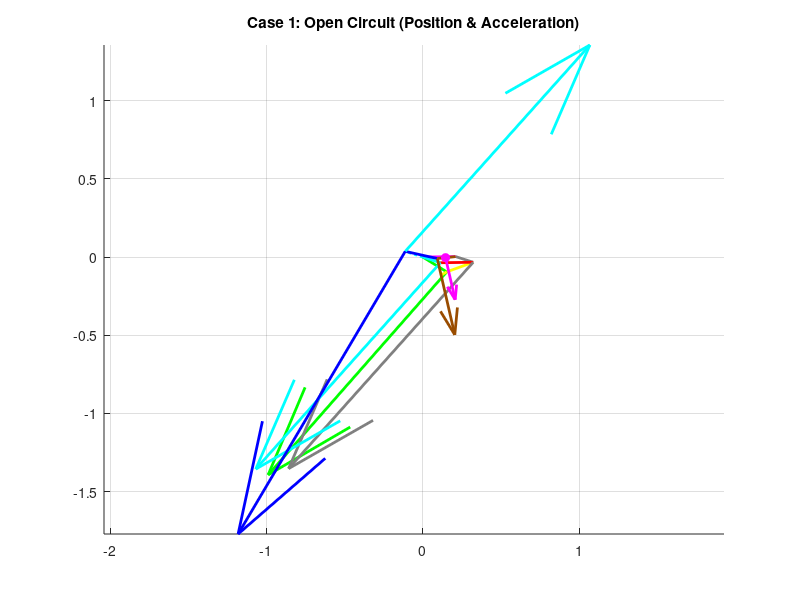
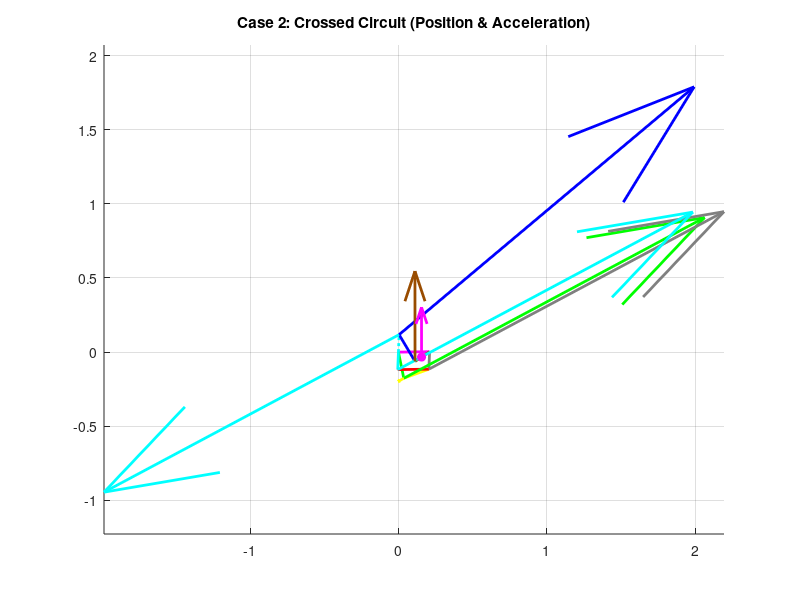

Source code (MATLAB) for these figures, in order:
clear all
close all
clc

% ==========================================
% SECTION 1: PARAMETERS & INPUT
% ==========================================
L1 = 0.210; % Ground (Pink)
L2_Loop1 = 0.180; % Green
L3_Loop1 = 0.180; % Yellow
L4_Shared = 0.118; % Grey

L2_Loop2 = 0.118; % Cyan
L3_Loop2 = 0.210; % Red

L2_Loop3 = 0.118; % Cyan (Extended)
L3_Loop3 = 0.210; % Blue
L4_Loop3 = 0.118; % Brown

d = L1;
offset_deg = 0.81;
offset = deg2rad(offset_deg);

q3d_global = 19.94; 
q3 = deg2rad(q3d_global) - offset;

w_Yellow = -2.2;      % Input Angular Velocity
alpha_Yellow = -0.8;  % Input Angular Acceleration

% ==========================================
% SECTION 2: POSITION ANALYSIS
% ==========================================

% --- LOOP 1 ---
a = L2_Loop1; b = L3_Loop1; c = L4_Shared;
K1=d/b; K2=d/c; K3=(b^2-a^2+c^2+d^2)/(2*b*c); K4=d/a; K5=(c^2-d^2-b^2-a^2)/(2*b*a);
A=cos(q3)-K1-K2*cos(q3)+K3; B=-2*sin(q3); C=K1-(K2+1)*cos(q3)+K3;
D=cos(q3)-K1+K4*cos(q3)+K5; E=-2*sin(q3); F=K1+(K4-1)*cos(q3)+K5;

q4_L1_open = 2*atan((-B - sqrt(B^2 - 4*A*C))/(2*A));
q2_L1_open = 2*atan((-E - sqrt(E^2 - 4*D*F))/(2*D));
q4_L1_cross = 2*atan((-B + sqrt(B^2 - 4*A*C))/(2*A));
q2_L1_cross = 2*atan((-E + sqrt(E^2 - 4*D*F))/(2*D));

% --- LOOP 2 ---
a = L2_Loop2; b = L3_Loop2; c = L4_Shared;
K1_L2=d/c; K2_L2=d/a; K3_L2=(c^2-b^2+a^2+d^2)/(2*c*a); K4_L2=d/b; K5_L2=(a^2-d^2-c^2-b^2)/(2*c*b);

% Case 1 (Open)
q_in_1 = q4_L1_open;
A2_1=cos(q_in_1)-K1_L2-K2_L2*cos(q_in_1)+K3_L2; B2_1=-2*sin(q_in_1); C2_1=K1_L2-(K2_L2+1)*cos(q_in_1)+K3_L2;
D2_1=cos(q_in_1)-K1_L2+K4_L2*cos(q_in_1)+K5_L2; E2_1=-2*sin(q_in_1); F2_1=K1_L2+(K4_L2-1)*cos(q_in_1)+K5_L2;
q2_Cyan_1 = 2*atan((-B2_1 + sqrt(B2_1^2 - 4*A2_1*C2_1))/(2*A2_1)); 
q3_Red_1 = 2*atan((-E2_1 + sqrt(E2_1^2 - 4*D2_1*F2_1))/(2*D2_1));

% Case 2 (Crossed)
q_in_2 = q4_L1_cross;
A2_2=cos(q_in_2)-K1_L2-K2_L2*cos(q_in_2)+K3_L2; B2_2=-2*sin(q_in_2); C2_2=K1_L2-(K2_L2+1)*cos(q_in_2)+K3_L2;
D2_2=cos(q_in_2)-K1_L2+K4_L2*cos(q_in_2)+K5_L2; E2_2=-2*sin(q_in_2); F2_2=K1_L2+(K4_L2-1)*cos(q_in_2)+K5_L2;
q2_Cyan_2 = 2*atan((-B2_2 + sqrt(B2_2^2 - 4*A2_2*C2_2))/(2*A2_2)); 
q3_Red_2 = 2*atan((-E2_2 + sqrt(E2_2^2 - 4*D2_2*F2_2))/(2*D2_2));

% --- LOOP 3 ---
a = L2_Loop3; b = L3_Loop3; c = L4_Loop3;
K1_L3=d/a; K2_L3=d/c; K3_L3=(a^2-b^2+c^2+d^2)/(2*a*c); K4_L3=d/b; K5_L3=(c^2-d^2-a^2-b^2)/(2*a*b);

% Case 1 (Open)
q_in_3_1 = q2_Cyan_1 + pi;
A3_1=cos(q_in_3_1)-K1_L3-K2_L3*cos(q_in_3_1)+K3_L3; B3_1=-2*sin(q_in_3_1); C3_1=K1_L3-(K2_L3+1)*cos(q_in_3_1)+K3_L3;
D3_1=cos(q_in_3_1)-K1_L3+K4_L3*cos(q_in_3_1)+K5_L3; E3_1=-2*sin(q_in_3_1); F3_1=K1_L3+(K4_L3-1)*cos(q_in_3_1)+K5_L3;
q4_Brown_1 = 2*atan((-B3_1 + sqrt(B3_1^2 - 4*A3_1*C3_1))/(2*A3_1));
q3_Blue_1 = 2*atan((-E3_1 + sqrt(E3_1^2 - 4*D3_1*F3_1))/(2*D3_1));

% Case 2 (Crossed)
q_in_3_2 = q2_Cyan_2 + pi;
A3_2=cos(q_in_3_2)-K1_L3-K2_L3*cos(q_in_3_2)+K3_L3; B3_2=-2*sin(q_in_3_2); C3_2=K1_L3-(K2_L3+1)*cos(q_in_3_2)+K3_L3;
D3_2=cos(q_in_3_2)-K1_L3+K4_L3*cos(q_in_3_2)+K5_L3; E3_2=-2*sin(q_in_3_2); F3_2=K1_L3+(K4_L3-1)*cos(q_in_3_2)+K5_L3;
q4_Brown_2 = 2*atan((-B3_2 + sqrt(B3_2^2 - 4*A3_2*C3_2))/(2*A3_2));
q3_Blue_2 = 2*atan((-E3_2 + sqrt(E3_2^2 - 4*D3_2*F3_2))/(2*D3_2));

% --- DISPLAY ANGLES ---
disp('======================================');
disp('       POSITION RESULTS (Degrees)');
disp('======================================');
disp('--- CASE 1 (OPEN) ---');
disp(['  Green:  ', num2str(rad2deg(q2_L1_open)+offset_deg)]);
disp(['  Yellow: ', num2str(q3d_global)]);
disp(['  Grey:   ', num2str(rad2deg(q4_L1_open)+offset_deg)]);
disp(' ');

% ==========================================
% SECTION 3: VELOCITY ANALYSIS
% ==========================================

% --- Loop 1 ---
a=L2_Loop1; b=L3_Loop1; c=L4_Shared;
% Case 1
w_Grey_1 = (b * w_Yellow * sin(q3 - q2_L1_open)) / (c * sin(q4_L1_open - q2_L1_open));
w_Green_1 = (b * w_Yellow * sin(q4_L1_open - q3)) / (a * sin(q4_L1_open - q2_L1_open));
% Case 2
w_Grey_2 = (b * w_Yellow * sin(q3 - q2_L1_cross)) / (c * sin(q4_L1_cross - q2_L1_cross));
w_Green_2 = (b * w_Yellow * sin(q4_L1_cross - q3)) / (a * sin(q4_L1_cross - q2_L1_cross));

% --- Loop 2 ---
a=L2_Loop2; b=L3_Loop2; c=L4_Shared;
% Case 1
w_Cyan_1 = (c * w_Grey_1 * sin(q4_L1_open - q3_Red_1)) / (a * sin(q2_Cyan_1 - q3_Red_1));
w_Red_1 = (c * w_Grey_1 * sin(q4_L1_open - q2_Cyan_1)) / (b * sin(q3_Red_1 - q2_Cyan_1));
% Case 2
w_Cyan_2 = (c * w_Grey_2 * sin(q4_L1_cross - q3_Red_2)) / (a * sin(q2_Cyan_2 - q3_Red_2));
w_Red_2 = (c * w_Grey_2 * sin(q4_L1_cross - q2_Cyan_2)) / (b * sin(q3_Red_2 - q2_Cyan_2));

% --- Loop 3 ---
a=L2_Loop3; b=L3_Loop3; c=L4_Loop3;
% Case 1
w_Brown_1 = (a * w_Cyan_1 * sin(q_in_3_1 - q3_Blue_1)) / (c * sin(q4_Brown_1 - q3_Blue_1));
w_Blue_1 = (a * w_Cyan_1 * sin(q4_Brown_1 - q_in_3_1)) / (b * sin(q4_Brown_1 - q3_Blue_1));
% Case 2
w_Brown_2 = (a * w_Cyan_2 * sin(q_in_3_2 - q3_Blue_2)) / (c * sin(q4_Brown_2 - q3_Blue_2));
w_Blue_2 = (a * w_Cyan_2 * sin(q4_Brown_2 - q_in_3_2)) / (b * sin(q4_Brown_2 - q3_Blue_2));

disp('======================================');
disp('       VELOCITY RESULTS (rad/s)');
disp('======================================');
disp('--- CASE 1 (OPEN) ---');
disp(['  w_Green: ', num2str(w_Green_1)]);
disp(['  w_Yellow (Input): ', num2str(w_Yellow)]);
disp(['  w_Grey:  ', num2str(w_Grey_1)]);
disp(' ');

% ==========================================
% SECTION 5: ACCELERATION ANALYSIS
% ==========================================
% Formula: A*x + B*y = C, D*x + E*y = F (Cramer's Rule)

% --- Loop 1: Green(2) + Yellow(3) - Grey(4) = 0 ---
a = L2_Loop1; b = L3_Loop1; c = L4_Shared;

% Case 1
A = -a*sin(q2_L1_open); B = c*sin(q4_L1_open);
D = a*cos(q2_L1_open);  E = -c*cos(q4_L1_open);
C_val = a*w_Green_1^2*cos(q2_L1_open) + b*w_Yellow^2*cos(q3) + b*alpha_Yellow*sin(q3) - c*w_Grey_1^2*cos(q4_L1_open);
F_val = a*w_Green_1^2*sin(q2_L1_open) + b*w_Yellow^2*sin(q3) - b*alpha_Yellow*cos(q3) - c*w_Grey_1^2*sin(q4_L1_open);

alpha_Green_1 = (C_val*E - B*F_val) / (A*E - B*D);
alpha_Grey_1  = (A*F_val - C_val*D) / (A*E - B*D);

% Case 2
A = -a*sin(q2_L1_cross); B = c*sin(q4_L1_cross);
D = a*cos(q2_L1_cross);  E = -c*cos(q4_L1_cross);
C_val = a*w_Green_2^2*cos(q2_L1_cross) + b*w_Yellow^2*cos(q3) + b*alpha_Yellow*sin(q3) - c*w_Grey_2^2*cos(q4_L1_cross);
F_val = a*w_Green_2^2*sin(q2_L1_cross) + b*w_Yellow^2*sin(q3) - b*alpha_Yellow*cos(q3) - c*w_Grey_2^2*sin(q4_L1_cross);

alpha_Green_2 = (C_val*E - B*F_val) / (A*E - B*D);
alpha_Grey_2  = (A*F_val - C_val*D) / (A*E - B*D);


% --- Loop 2: Cyan(2) + Red(3) - Grey(4) = 0 ---
a = L2_Loop2; b = L3_Loop2; c = L4_Shared;

% Case 1
A = -a*sin(q2_Cyan_1); B = -b*sin(q3_Red_1);
D = a*cos(q2_Cyan_1);  E = b*cos(q3_Red_1);
C_val = a*w_Cyan_1^2*cos(q2_Cyan_1) + b*w_Red_1^2*cos(q3_Red_1) - c*w_Grey_1^2*cos(q4_L1_open) - c*alpha_Grey_1*sin(q4_L1_open);
F_val = a*w_Cyan_1^2*sin(q2_Cyan_1) + b*w_Red_1^2*sin(q3_Red_1) - c*w_Grey_1^2*sin(q4_L1_open) + c*alpha_Grey_1*cos(q4_L1_open);

alpha_Cyan_1 = (C_val*E - B*F_val) / (A*E - B*D);
alpha_Red_1  = (A*F_val - C_val*D) / (A*E - B*D);

% Case 2
A = -a*sin(q2_Cyan_2); B = -b*sin(q3_Red_2);
D = a*cos(q2_Cyan_2);  E = b*cos(q3_Red_2);
C_val = a*w_Cyan_2^2*cos(q2_Cyan_2) + b*w_Red_2^2*cos(q3_Red_2) - c*w_Grey_2^2*cos(q4_L1_cross) - c*alpha_Grey_2*sin(q4_L1_cross);
F_val = a*w_Cyan_2^2*sin(q2_Cyan_2) + b*w_Red_2^2*sin(q3_Red_2) - c*w_Grey_2^2*sin(q4_L1_cross) + c*alpha_Grey_2*cos(q4_L1_cross);

alpha_Cyan_2 = (C_val*E - B*F_val) / (A*E - B*D);
alpha_Red_2  = (A*F_val - C_val*D) / (A*E - B*D);


% --- Loop 3: Cyan(2) + Blue(3) - Brown(4) = 0 ---
a = L2_Loop3; b = L3_Loop3; c = L4_Loop3;

% Case 1
A = -b*sin(q3_Blue_1); B = c*sin(q4_Brown_1);
D = b*cos(q3_Blue_1);  E = -c*cos(q4_Brown_1);
C_val = a*w_Cyan_1^2*cos(q_in_3_1) + a*alpha_Cyan_1*sin(q_in_3_1) + b*w_Blue_1^2*cos(q3_Blue_1) - c*w_Brown_1^2*cos(q4_Brown_1);
F_val = a*w_Cyan_1^2*sin(q_in_3_1) - a*alpha_Cyan_1*cos(q_in_3_1) + b*w_Blue_1^2*sin(q3_Blue_1) - c*w_Brown_1^2*sin(q4_Brown_1);

alpha_Blue_1  = (C_val*E - B*F_val) / (A*E - B*D);
alpha_Brown_1 = (A*F_val - C_val*D) / (A*E - B*D);

% Case 2
A = -b*sin(q3_Blue_2); B = c*sin(q4_Brown_2);
D = b*cos(q3_Blue_2);  E = -c*cos(q4_Brown_2);
C_val = a*w_Cyan_2^2*cos(q_in_3_2) + a*alpha_Cyan_2*sin(q_in_3_2) + b*w_Blue_2^2*cos(q3_Blue_2) - c*w_Brown_2^2*cos(q4_Brown_2);
F_val = a*w_Cyan_2^2*sin(q_in_3_2) - a*alpha_Cyan_2*cos(q_in_3_2) + b*w_Blue_2^2*sin(q3_Blue_2) - c*w_Brown_2^2*sin(q4_Brown_2);

alpha_Blue_2  = (C_val*E - B*F_val) / (A*E - B*D);
alpha_Brown_2 = (A*F_val - C_val*D) / (A*E - B*D);


% --- DISPLAY ACCELERATION RESULTS ---
disp('======================================');
disp('    ANGULAR ACCELERATION (rad/s^2)');
disp('======================================');
disp('--- CASE 1 (OPEN) ---');
disp(['  alpha_Green:  ', num2str(alpha_Green_1)]);
disp(['  alpha_Yellow: ', num2str(alpha_Yellow)]);
disp(['  alpha_Grey:   ', num2str(alpha_Grey_1)]);
disp(['  alpha_Cyan:   ', num2str(alpha_Cyan_1)]);
disp(['  alpha_Red:    ', num2str(alpha_Red_1)]);
disp(['  alpha_Blue:   ', num2str(alpha_Blue_1)]);
disp(['  alpha_Brown:  ', num2str(alpha_Brown_1)]);
disp(' ');
disp('--- CASE 2 (CROSSED) ---');
disp(['  alpha_Green:  ', num2str(alpha_Green_2)]);
disp(['  alpha_Yellow: ', num2str(alpha_Yellow)]);
disp(['  alpha_Grey:   ', num2str(alpha_Grey_2)]);
disp(['  alpha_Cyan:   ', num2str(alpha_Cyan_2)]);
disp(['  alpha_Red:    ', num2str(alpha_Red_2)]);
disp(['  alpha_Blue:   ', num2str(alpha_Blue_2)]);
disp(['  alpha_Brown:  ', num2str(alpha_Brown_2)]);


% ==========================================
% SECTION 6: VECTORS & PLOTTING
% ==========================================
RO4O2 = L1*exp(1i*offset);
RO4O2x = real(RO4O2); RO4O2y = imag(RO4O2);
AccScale = 0.05; % Scale for better visibility

% --- Calculate Vectors ---
% Case 1
A_Green_1 = (1i*alpha_Green_1*L2_Loop1 - L2_Loop1*w_Green_1^2) * exp(1i*(q2_L1_open+offset));
A_Yellow_Rel_1 = (1i*alpha_Yellow*L3_Loop1 - L3_Loop1*w_Yellow^2) * exp(1i*(q3+offset));
A_Grey_1 = (1i*alpha_Grey_1*L4_Shared - L4_Shared*w_Grey_1^2) * exp(1i*(q4_L1_open+offset));
A_Cyan_1 = (1i*alpha_Cyan_1*L2_Loop2 - L2_Loop2*w_Cyan_1^2) * exp(1i*(q2_Cyan_1+offset));
A_Red_Rel_1 = (1i*alpha_Red_1*L3_Loop2 - L3_Loop2*w_Red_1^2) * exp(1i*(q3_Red_1+offset));
A_Cyan_Up_1 = (1i*alpha_Cyan_1*L2_Loop3 - L2_Loop3*w_Cyan_1^2) * exp(1i*(q_in_3_1+offset));
A_Blue_Rel_1 = (1i*alpha_Blue_1*L3_Loop3 - L3_Loop3*w_Blue_1^2) * exp(1i*(q3_Blue_1+offset));
A_Brown_1 = (1i*alpha_Brown_1*L4_Loop3 - L4_Loop3*w_Brown_1^2) * exp(1i*(q4_Brown_1+offset));

% Case 2
A_Green_2 = (1i*alpha_Green_2*L2_Loop1 - L2_Loop1*w_Green_2^2) * exp(1i*(q2_L1_cross+offset));
A_Yellow_Rel_2 = (1i*alpha_Yellow*L3_Loop1 - L3_Loop1*w_Yellow^2) * exp(1i*(q3+offset));
A_Grey_2 = (1i*alpha_Grey_2*L4_Shared - L4_Shared*w_Grey_2^2) * exp(1i*(q4_L1_cross+offset));
A_Cyan_2 = (1i*alpha_Cyan_2*L2_Loop2 - L2_Loop2*w_Cyan_2^2) * exp(1i*(q2_Cyan_2+offset));
A_Red_Rel_2 = (1i*alpha_Red_2*L3_Loop2 - L3_Loop2*w_Red_2^2) * exp(1i*(q3_Red_2+offset));
A_Cyan_Up_2 = (1i*alpha_Cyan_2*L2_Loop3 - L2_Loop3*w_Cyan_2^2) * exp(1i*(q_in_3_2+offset));
A_Blue_Rel_2 = (1i*alpha_Blue_2*L3_Loop3 - L3_Loop3*w_Blue_2^2) * exp(1i*(q3_Blue_2+offset));
A_Brown_2 = (1i*alpha_Brown_2*L4_Loop3 - L4_Loop3*w_Brown_2^2) * exp(1i*(q4_Brown_2+offset));

% ==========================================
% SECTION 8: ACCELERATION AT POINT P
% ==========================================
% Point P is on Brown Link, 65mm from O4
L_P = 0.065; 

% Case 1
R_P_1 = RO4O2 + L_P * exp(1i * (q4_Brown_1 + offset));
A_P_1 = (1i * alpha_Brown_1 * L_P - L_P * w_Brown_1^2) * exp(1i * (q4_Brown_1 + offset));

% Case 2
R_P_2 = RO4O2 + L_P * exp(1i * (q4_Brown_2 + offset));
A_P_2 = (1i * alpha_Brown_2 * L_P - L_P * w_Brown_2^2) * exp(1i * (q4_Brown_2 + offset));

disp('======================================');
disp('   ACCELERATION AT POINT P (m/s^2)');
disp('======================================');
disp('--- CASE 1 (OPEN) ---');
disp(['  Ax_P: ', num2str(real(A_P_1))]);
disp(['  Ay_P: ', num2str(imag(A_P_1))]);
disp(['  Mag_P: ', num2str(abs(A_P_1))]);
disp(' ');
disp('--- CASE 2 (CROSSED) ---');
disp(['  Ax_P: ', num2str(real(A_P_2))]);
disp(['  Ay_P: ', num2str(imag(A_P_2))]);
disp(['  Mag_P: ', num2str(abs(A_P_2))]);


% --- PLOT CASE 1 ---
figure(1); hold on; title('Case 1: Open Circuit (Position & Acceleration)');
% 1. Plot Mechanism (Position) - Explicitly drawing lines
R_Green = L2_Loop1*exp(1i*(q2_L1_open+offset));
R_Grey = L4_Shared*exp(1i*(q4_L1_open+offset));
R_Cyan = L2_Loop2*exp(1i*(q2_Cyan_1+offset));
R_Cyan_Up = L2_Loop3*exp(1i*(q_in_3_1+offset));
R_Brown = L4_Loop3*exp(1i*(q4_Brown_1+offset));

% Loop 1
plot([0 RO4O2x], [0 RO4O2y], 'm-', 'LineWidth', 2); % Ground
plot([0 real(R_Green)], [0 imag(R_Green)], 'g-', 'LineWidth', 2); % Green
plot([real(R_Green) real(R_Grey)+RO4O2x], [imag(R_Green) imag(R_Grey)+RO4O2y], 'y-', 'LineWidth', 2); % Yellow
plot([RO4O2x real(R_Grey)+RO4O2x], [RO4O2y imag(R_Grey)+RO4O2y], 'Color', [0.5 0.5 0.5], 'LineWidth', 2); % Grey
% Loop 2
plot([0 real(R_Cyan)], [0 imag(R_Cyan)], 'c-', 'LineWidth', 2); % Cyan
plot([real(R_Cyan) real(R_Grey)+RO4O2x], [imag(R_Cyan) imag(R_Grey)+RO4O2y], 'r-', 'LineWidth', 2); % Red
% Loop 3
plot([0 real(R_Cyan_Up)], [0 imag(R_Cyan_Up)], 'c:', 'LineWidth', 2); % Cyan Up
plot([real(R_Cyan_Up) real(R_Brown)+RO4O2x], [imag(R_Cyan_Up) imag(R_Brown)+RO4O2y], 'b-', 'LineWidth', 2); % Blue
plot([RO4O2x real(R_Brown)+RO4O2x], [RO4O2y imag(R_Brown)+RO4O2y], 'Color', [0.6 0.3 0], 'LineWidth', 2); % Brown

% 2. Plot Acceleration Vectors
quiver(real(R_Green), imag(R_Green), real(A_Green_1)*AccScale, imag(A_Green_1)*AccScale, 0, 'Color', 'g', 'LineWidth', 2);
quiver(real(R_Green), imag(R_Green), real(A_Yellow_Rel_1)*AccScale, imag(A_Yellow_Rel_1)*AccScale, 0, 'Color', 'y', 'LineWidth', 2);
quiver(real(R_Grey)+RO4O2x, imag(R_Grey)+RO4O2y, real(A_Grey_1)*AccScale, imag(A_Grey_1)*AccScale, 0, 'Color',[0.5 0.5 0.5], 'LineWidth', 2);
quiver(real(R_Cyan), imag(R_Cyan), real(A_Cyan_1)*AccScale, imag(A_Cyan_1)*AccScale, 0, 'c', 'LineWidth', 2);
quiver(real(R_Cyan), imag(R_Cyan), real(A_Red_Rel_1)*AccScale, imag(A_Red_Rel_1)*AccScale, 0, 'r', 'LineWidth', 2);
quiver(real(R_Cyan_Up), imag(R_Cyan_Up), real(A_Cyan_Up_1)*AccScale, imag(A_Cyan_Up_1)*AccScale, 0, 'c', 'LineWidth', 2);
quiver(real(R_Cyan_Up), imag(R_Cyan_Up), real(A_Blue_Rel_1)*AccScale, imag(A_Blue_Rel_1)*AccScale, 0, 'b', 'LineWidth', 2);
quiver(real(R_Brown)+RO4O2x, imag(R_Brown)+RO4O2y, real(A_Brown_1)*AccScale, imag(A_Brown_1)*AccScale, 0, 'Color', [0.6 0.3 0], 'LineWidth', 2);

% Plot Point P
quiver(real(R_P_1), imag(R_P_1), real(A_P_1)*AccScale, imag(A_P_1)*AccScale, 0, 'm', 'LineWidth', 2);
plot(real(R_P_1), imag(R_P_1), 'mo', 'MarkerFaceColor', 'm');
axis equal; grid on;

% --- PLOT CASE 2 ---
figure(2); hold on; title('Case 2: Crossed Circuit (Position & Acceleration)');
R_Green_2 = L2_Loop1*exp(1i*(q2_L1_cross+offset));
R_Grey_2 = L4_Shared*exp(1i*(q4_L1_cross+offset));
R_Cyan_2 = L2_Loop2*exp(1i*(q2_Cyan_2+offset));
R_Cyan_Up_2 = L2_Loop3*exp(1i*(q_in_3_2+offset));
R_Brown_2 = L4_Loop3*exp(1i*(q4_Brown_2+offset));

% Loop 1
plot([0 RO4O2x], [0 RO4O2y], 'm-', 'LineWidth', 2);
plot([0 real(R_Green_2)], [0 imag(R_Green_2)], 'g-', 'LineWidth', 2);
plot([real(R_Green_2) real(R_Grey_2)+RO4O2x], [imag(R_Green_2) imag(R_Grey_2)+RO4O2y], 'y-', 'LineWidth', 2);
plot([RO4O2x real(R_Grey_2)+RO4O2x], [RO4O2y imag(R_Grey_2)+RO4O2y], 'Color', [0.5 0.5 0.5], 'LineWidth', 2);
% Loop 2
plot([0 real(R_Cyan_2)], [0 imag(R_Cyan_2)], 'c-', 'LineWidth', 2);
plot([real(R_Cyan_2) real(R_Grey_2)+RO4O2x], [imag(R_Cyan_2) imag(R_Grey_2)+RO4O2y], 'r-', 'LineWidth', 2);
% Loop 3
plot([0 real(R_Cyan_Up_2)], [0 imag(R_Cyan_Up_2)], 'c:', 'LineWidth', 2);
plot([real(R_Cyan_Up_2) real(R_Brown_2)+RO4O2x], [imag(R_Cyan_Up_2) imag(R_Brown_2)+RO4O2y], 'b-', 'LineWidth', 2);
plot([RO4O2x real(R_Brown_2)+RO4O2x], [RO4O2y imag(R_Brown_2)+RO4O2y], 'Color', [0.6 0.3 0], 'LineWidth', 2);

% Acceleration Vectors
quiver(real(R_Green_2), imag(R_Green_2), real(A_Green_2)*AccScale, imag(A_Green_2)*AccScale, 0, 'g', 'LineWidth', 2);
quiver(real(R_Green_2), imag(R_Green_2), real(A_Yellow_Rel_2)*AccScale, imag(A_Yellow_Rel_2)*AccScale, 0, 'y', 'LineWidth', 2);
quiver(real(R_Grey_2)+RO4O2x, imag(R_Grey_2)+RO4O2y, real(A_Grey_2)*AccScale, imag(A_Grey_2)*AccScale, 0, 'Color',[0.5 0.5 0.5], 'LineWidth', 2);
quiver(real(R_Cyan_2), imag(R_Cyan_2), real(A_Cyan_2)*AccScale, imag(A_Cyan_2)*AccScale, 0, 'c', 'LineWidth', 2);
quiver(real(R_Cyan_2), imag(R_Cyan_2), real(A_Red_Rel_2)*AccScale, imag(A_Red_Rel_2)*AccScale, 0, 'r', 'LineWidth', 2);
quiver(real(R_Cyan_Up_2), imag(R_Cyan_Up_2), real(A_Cyan_Up_2)*AccScale, imag(A_Cyan_Up_2)*AccScale, 0, 'c', 'LineWidth', 2);
quiver(real(R_Cyan_Up_2), imag(R_Cyan_Up_2), real(A_Blue_Rel_2)*AccScale, imag(A_Blue_Rel_2)*AccScale, 0, 'b', 'LineWidth', 2);
quiver(real(R_Brown_2)+RO4O2x, imag(R_Brown_2)+RO4O2y, real(A_Brown_2)*AccScale, imag(A_Brown_2)*AccScale, 0, 'Color', [0.6 0.3 0], 'LineWidth', 2);

% Plot Point P
quiver(real(R_P_2), imag(R_P_2), real(A_P_2)*AccScale, imag(A_P_2)*AccScale, 0, 'm', 'LineWidth', 2);
plot(real(R_P_2), imag(R_P_2), 'mo', 'MarkerFaceColor', 'm');
axis equal; grid on;
